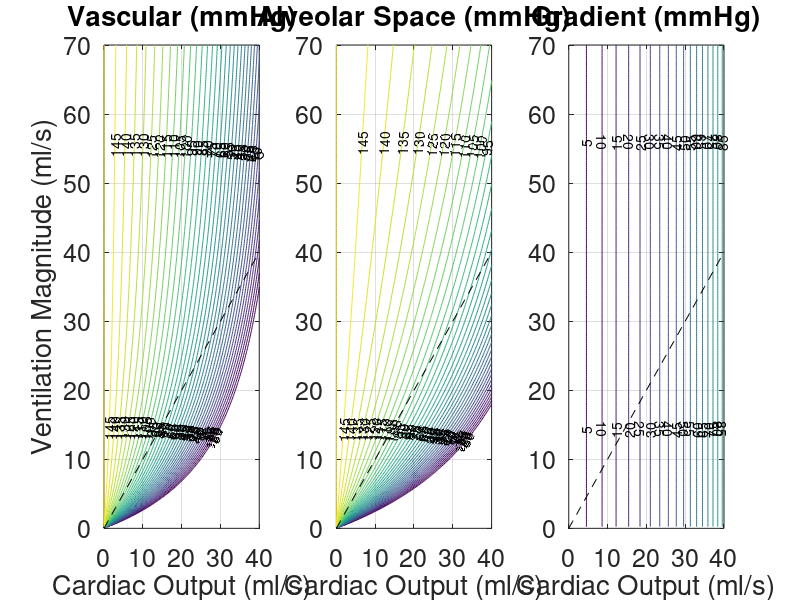

Write the MATLAB code that produced this figure.
% clear; close all; clc;
% This script solves Model E and saves results into a .mat file + generates
% fun animated .gifs to show how the diffusion parameter affects model
% behavior

%%% parameters
D     = 20;      %apparent diffusion (ml/s)
Pair  = 150;    %atmospheric oxygen partial pressure (mmHg)
Pin   = 45;     %mixed venous oxygen partial pressure - pulmonary inlet (mmHg)
Vvasc = 1;      %volume of vascular space (ml)
Valv  = 1;      %alveolar volume (ml)

alpha = 1.3e-6*1e3;  % O2 solubility  in water/plasma(mM/mmHg)
CHb   = 0.021*1e3;   % Hb binding site conc (mmol/L of RBC's)
Hct   = 0.40;    % hematocrit (unitless)
C0    = CHb*Hct; % blood oxygen binding capacity (mol/L)
n     = 2.7;     % Hill exponent
P50   = 27;      % half-max saturation of Hb
beta  = 16800*1e-3; % O2 solubility in air (mmHg/mM)

Vp = 70; %ventilation flow (L/min)
Qp = 70; %blood flow (L/min)
VO2M = 8; %O2 consumption rate (L/min)

k = 2.5;%conversion factor to convert O2 content (ml O2/100ml blood) to concentration (mM)

% empirical function of Cardiac Ouput as a function of work rate - from Stringer 1997
% Reference --> Stringer WW, Hansen JE, Wasserman K. Cardiac output estimated noninvasively from oxygen uptake during exercise. Journal of Applied Physiology. 1997 Mar 1;82(3):908-12.
a = 0.105;
b = 5.72;


%%% grid for contour plot
de = 0.25;
q  = 0:de:Vp;
v  = 0:de:Qp;
np = length(q);
[Q,V] = meshgrid(q,v);

% %%% Setting the diffusion parameter
% load('ModelE_optimization_results.mat','D_opt_0', 'D_opt_1')
% D_0 = D_opt_0;
% 
% % assuming some kind of vascular recruitment where the apparent diffusion
% % increases as blood flow increases - D_opt is a unitless parameter here
% D_1 = D_opt_1*Q; 
% 
% % estimation D algebraically to set Pv to a physiological value at baseline
% pv_T = 100; % target vascular oxygen tension
% v_T = 6; %target basal ventilation
% q_T = 5; %target basal blood flow
% VO2_T = -VO2M.*b.*q_T./(100.*(a.*q_T-VO2M)); %target oxygen consumption
% D_2 = 1/(alpha*(k*(Pair-pv_T)/VO2_T - beta/v_T));

% setting the parameter

%load optimized diffusion (D) parameter
load('ModelE_optimization_v2_results.mat','JE','DE')
[~, jEpi] = min(JE); DEp = DE(jEpi);
D = DEp;

%%% computing contour plot
VO2 = -VO2M.*b.*Q./(a.*Q-VO2M);
pvasc = Pair - VO2.*(beta./V + 1/alpha./D)./k;
palv  = Pair-beta.*VO2./V./k ;
dpac  = palv - pvasc;


% %%% look up table
% load('Lookup.mat') %outputs LOOK
% P = LOOK.Plookup;
% C = LOOK.Clookup;
% 
% cvasc = real(interp1(P,C,pvasc));
% cin = cvasc - VO2./Q./k;
% pin = real(interp1(P,C,cin));

% %%% explore affect of apparent diffusion parameters
% Dv = 0:0.5:30; %vector of diffusion parameters to explore
% Dpvasc = zeros(length(q),length(v),length(Dv));
% Dpalv  = zeros(length(q),length(v),length(Dv));
% 
% tic;
% for i = 1:length(Dv)
%     Dpvasc(:,:,i) = Pair - VO2.*(beta./V+1/alpha/Dv(i))./k;
%     Dpalv(:,:,i)  = Pair-beta.*VO2./V./k;
%     disp(i)
% end
% Ddpac  = Dpalv - Dpvasc;
% 
% Dcvasc = interp1(P,C,Dpvasc);
% Dcin = Dcvasc - VO2./Q./k;
% Dpin = real(interp1(P,C,Dcin));
% toc;

save('ModelE_results.mat','Q','V','palv','pvasc','dpac')

%%% plots
xl = 40;
yl = 70;


% figure;
% surf(Q,V,pvasc, 'EdgeColor','none')
% title('Pvasc')
% xlabel('q')
% ylabel('v')
% % axis equal
% 
% figure;
% surf(Q,V,palv, 'EdgeColor','none')
% title('Palv')
% xlabel('q')
% ylabel('v')
% % axis equal
% 
% figure;
% surf(Q,V,dpac, 'EdgeColor','none')
% title('\Delta P')
% xlabel('q')
% ylabel('v')
% 
% 
% figure;
% surf(Q,V,pin, 'EdgeColor','none')
% title('Pin')
% xlabel('q')
% ylabel('v')
% % axis equal

CON = -30:5:150;
x = 0:max(v);
figure;
subplot(1,3,1)
contour(Q,V,pvasc,CON,'ShowText','on')
hold on
plot(x,x,'k--')
hold on
set(gca,'fontsize',18)
title('Vascular (mmHg)')
xlabel('Cardiac Output (ml/s)')
ylabel('Ventilation Magnitude (ml/s)')
% axis equal
grid on
xlim([0 xl])
ylim([0 yl])

% figure;
subplot(1,3,2)
contour(Q,V,palv,CON,'ShowText','on')
hold on
plot(x,x,'k--')
hold on
set(gca,'fontsize',18)
title('Alveolar Space (mmHg)')
xlabel('Cardiac Output (ml/s)')
% axis equal
grid on
xlim([0 xl])
ylim([0 yl])

% figure;
subplot(1,3,3)
contour(Q,V,dpac,CON,'ShowText','on')
hold on
plot(x,x,'k--')
hold on
set(gca,'fontsize',18)
title('Gradient (mmHg)')
xlabel('Cardiac Output (ml/s)')
% axis equal
grid on
xlim([0 xl])
ylim([0 yl])


% %%% making gifs
% CON = -30:5:150;
% h = figure('units','normalized','outerposition',[0 0 1 1]);
% for i = 1:length(Dv) %iterate by size of Dv
%     %%%% make contour plots
%     cla(gca)
%     
%     contour(Q,V,squeeze(Dpvasc(:,:,i)),CON,'ShowText','on')
%     hold on
%     plot(x,x,'k--')
%     set(gca,'fontsize',18)
%     xlabel('Cardiac Output (ml/s)')
%     ylabel('Ventilation Magnitude (ml/s)')
%     text(50,10,['D = ', num2str(Dv(i))],'fontsize',18)
%     axis equal
%     grid on
%     
%     if i == 1
%         gif('ModelB2_vasc.gif','DelayTime',1/15) %make gif file
%     else
%         gif %append frame to gif
%     end
%     disp(i)
% end
% 
% h2 = figure('units','normalized','outerposition',[0 0 1 1]);
% for i = 1:length(Dv) %iterate by size of Dv
%     %%%% make contour plots
%     cla(gca)
%     
%     contour(Q,V,squeeze(Dpalv(:,:,i)),CON,'ShowText','on')
%     hold on
%     plot(x,x,'k--')
%     set(gca,'fontsize',18)
%     xlabel('Cardiac Output (ml/s)')
%     ylabel('Ventilation Magnitude (ml/s)')
%     text(50,10,['D = ', num2str(Dv(i))],'fontsize',18)
%     axis equal
%     grid on
%     
%     if i == 1
%         gif('ModelB2_alv.gif','DelayTime',1/15) %make gif file
%     else
%         gif %append frame to gif
%     end
%     disp(i)
% end
% 
% h3 = figure('units','normalized','outerposition',[0 0 1 1]);
% for i = 1:length(Dv) %iterate by size of Dv
%     %%%% make contour plots
%     cla(gca)
%     
%     contour(Q,V,squeeze(Ddpac(:,:,i)),CON,'ShowText','on')
%     hold on
%     plot(x,x,'k--')
%     set(gca,'fontsize',18)
%     xlabel('Cardiac Output (ml/s)')
%     ylabel('Ventilation Magnitude (ml/s)')
%     text(50,10,['D = ', num2str(Dv(i))],'fontsize',18)
%     axis equal
%     grid on
%     
%     if i == 1
%         gif('ModelB2_grad.gif','DelayTime',1/15) %make gif file
%     else
%         gif %append frame to gif
%     end
%     disp(i)
% end
